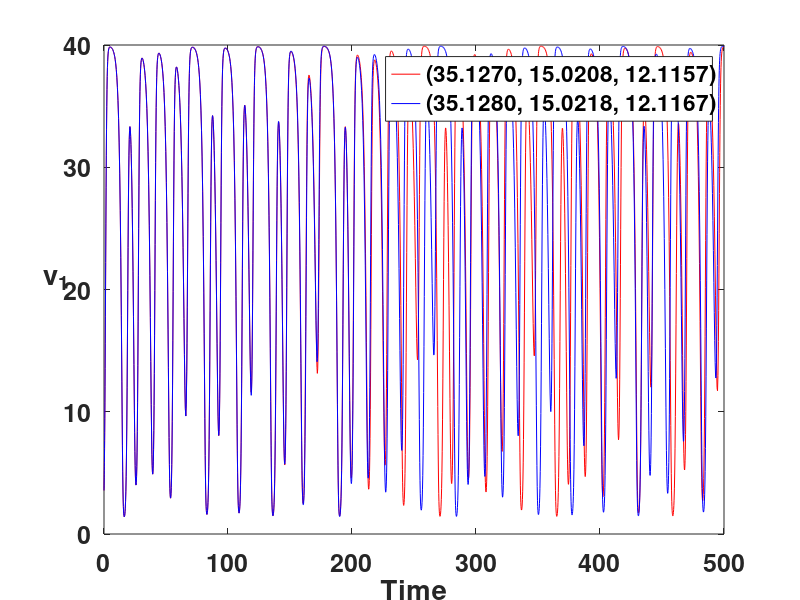
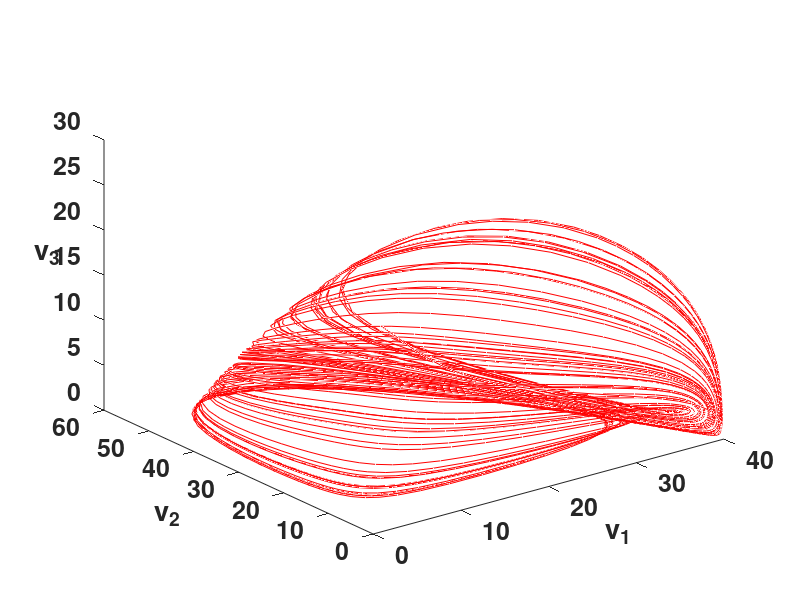
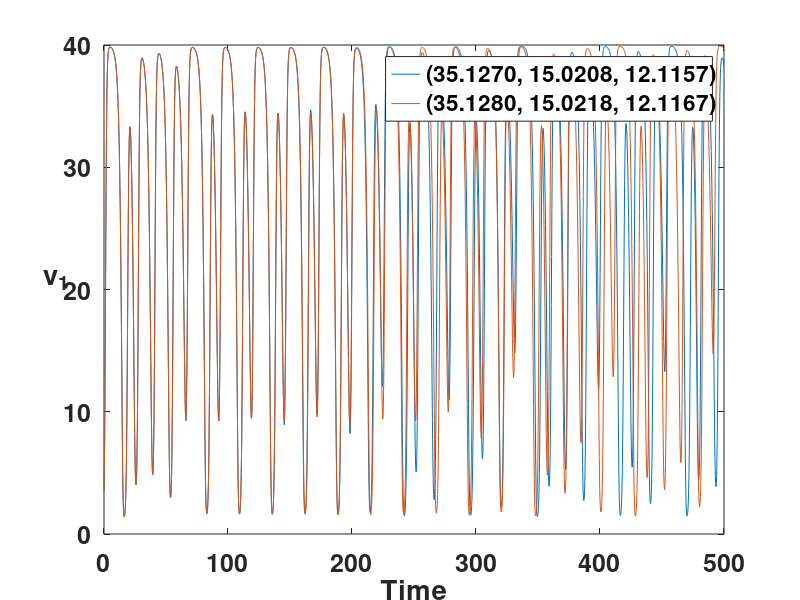
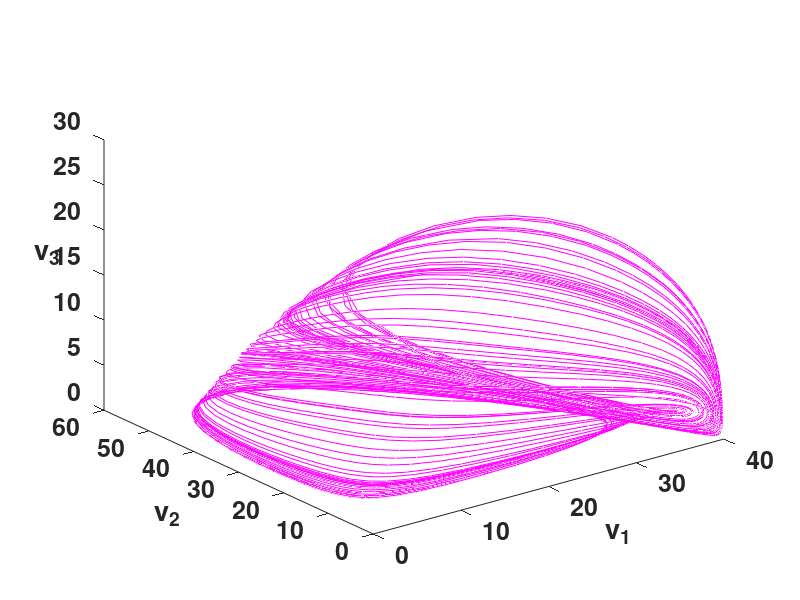

These figures' MATLAB source, in order: (Note: this script raises an error after producing the figures.)
clc;
clear all;
close all;
rng(123)

tspan = 0:0.01:1000;
x0 = rand(1, 3)*49 + 1;
x1 = x0 + [0.001 0.001 0.001];
a0 = 2; a1 = 1; b0 = 0.05; c3 = 0.7; w0 = 1; w1= 2; w2 = 1.5; w3 = 2; d0 = 10; d1 = 10; d2 = 10; d3 = 20;
fearo = @(t,v) [a0*v(1) - b0*v(1)^2 - w0*v(1)*v(2)/(d0+v(1));
        w1*v(1)*v(2)/(d1+v(1)) - w2*v(2)*v(3)/(d2+v(2)) - a1*v(2);
        -c3*v(3) + w3*v(2)*v(3)/(d3+v(2))];
[t, v] = ode45(fearo, [0 1000], x0);

% First figure
figure(1)
[t, v1] = ode45(fearo, [0 500], x0);
plot(t, v1(:,1), 'r', 'LineWidth', 0.6)
hold on
[t, v2] = ode45(fearo, [0 500], x1);
plot(t, v2(:,1), 'b', 'LineWidth', 0.6)
legend('(35.1270, 15.0208, 12.1157)', '(35.1280, 15.0218, 12.1167)', 'FontSize', 13, 'FontWeight', 'bold')
xlabel('Time', 'FontSize', 24, 'FontWeight', 'bold')
ylabel('v_1', 'FontSize', 24, 'FontWeight', 'bold','Rotation', 360)
set(gca, 'FontSize', 18, 'FontWeight', 'bold') % Adjusts tick size and makes ticks bold

% Second figure
figure(2)
plot3(v(:,1), v(:,2), v(:,3), 'r', 'LineWidth', 0.7)
xlabel('v_1', 'FontSize', 24, 'FontWeight', 'bold')
ylabel('v_2', 'FontSize', 24, 'FontWeight', 'bold')
zlabel('v_3', 'FontSize', 24, 'FontWeight', 'bold','Rotation', 360)
set(gca, 'FontSize', 18, 'FontWeight', 'bold') % Adjusts tick size and makes ticks bold


%%%%%%%%%%%%%%%%%%%%%%%%%%%%%%%%%%%%%%%%%%%%%%%%%%%%%%%%%%%%%%%%%%%%%%%%%%%%%%%%%%%%%%%%%%%%%%%%%%%%%%%%%

fear = @(t,v) [2*v(1) - 0.05*v(1)^2 - v(1)*v(2)/(10+v(1));
        1.971*v(1)*v(2)/(10+v(1)) - 1.5*v(2)*v(3)/(10+v(2)) - 0.971*v(2) - 0.294*v(2)/(10+v(1));
        -0.693*v(3) + 1.993*v(2)*v(3)/(20+v(2)) - 0.134*v(3)/(20+v(2))];
[t, v] = ode45(fear, [0 1000], x0);

figure(3)
[t, v1] = ode45(fear, [0 500], x0);
plot(t, v1(:,1),'Linewidth',0.6 )
hold on
[t, v2] = ode45(fear, [0 500], x1);
plot(t,v2(:,1),'Linewidth',0.6 )
legend('(35.1270, 15.0208, 12.1157)','(35.1280, 15.0218, 12.1167)','FontSize', 13, 'FontWeight', 'bold')
xlabel('Time', 'FontSize', 24, 'FontWeight', 'bold')
ylabel('v_1', 'FontSize', 24, 'FontWeight', 'bold','Rotation', 360) 
set(gca, 'FontSize', 18, 'FontWeight', 'bold') % Adjusts tick size and makes ticks bold

figure(4)
plot3(v(:,1),v(:,2),v(:,3),'m','Linewidth',0.7 )
xlabel('v_1', 'FontSize', 24, 'FontWeight', 'bold')
ylabel('v_2', 'FontSize', 24, 'FontWeight', 'bold')
zlabel('v_3', 'FontSize', 24, 'FontWeight', 'bold','Rotation', 360)
set(gca, 'FontSize', 18, 'FontWeight', 'bold') % Adjusts tick size and makes ticks bold

%%%%%%%%%%%%%%%%%%%%%%%%%%%%%%%%%%%%%%%%%%%%%%%%%%%%%%%%%%%%%%%%%%%%%%%%%%%%%%%%%%%%%%%%%%%%%%%%%%%%%%%%%%%%%%%
yp0 = [1; 1; 1];
feari = @(t, y, yp)[yp(1) + 0.1*y(1)*yp(1) - 2.001*y(1) - 0.151*y(1)^2 + 0.005*y(1)^3 + 0.1*y(1)*y(2) ;
   yp(2) + y(2) - 0.099*y(1)*y(2) + 0.15*y(2)*y(3) + 0.099*y(2)^2 + 0.015*y(1)*y(2)*y(3) - 0.01*y(1)*y(2)^2 + 0.099*y(1)*yp(2) + 0.099*y(2)*yp(2) + 0.010*y(1)*y(2)*yp(2);
   yp(3) + 0.7*y(3) - 0.065*y(2)*y(3) + 0.05*y(2)*yp(3)]; 
[x0,yp0] = decic(feari,0,x0,[1 1 0],yp0,[]);
[t,y] = ode15i(feari, [0 1000], x0, yp0);

figure(5)
[t,y1] = ode15i(feari, [0 500], x0, yp0);
plot(t,y1(:,1),'m','Linewidth',0.6 )
hold on 
[t,y2] = ode15i(feari, [0 500], x1, yp0);
plot(t,y2(:,1), 'b', 'Linewidth',0.6)
legend('(35.1270, 15.0208, 12.1157)','(35.1280, 15.0218, 12.1167)','FontSize', 13, 'FontWeight', 'bold')
xlabel('Time', 'FontSize', 24, 'FontWeight', 'bold')
ylabel('v_1', 'FontSize', 24, 'FontWeight', 'bold','Rotation', 360)
set(gca, 'FontSize', 18, 'FontWeight', 'bold') % Adjusts tick size and makes ticks bold

figure(6)
plot3(y(:,1),y(:,2),y(:,3), 'Linewidth',0.7 )
xlabel('v_1', 'FontSize', 24, 'FontWeight', 'bold')
ylabel('v_2', 'FontSize', 24, 'FontWeight', 'bold')
zlabel('v_3', 'FontSize', 24, 'FontWeight', 'bold','Rotation', 360)
set(gca, 'FontSize', 18, 'FontWeight', 'bold') % Adjusts tick size and makes ticks bold
